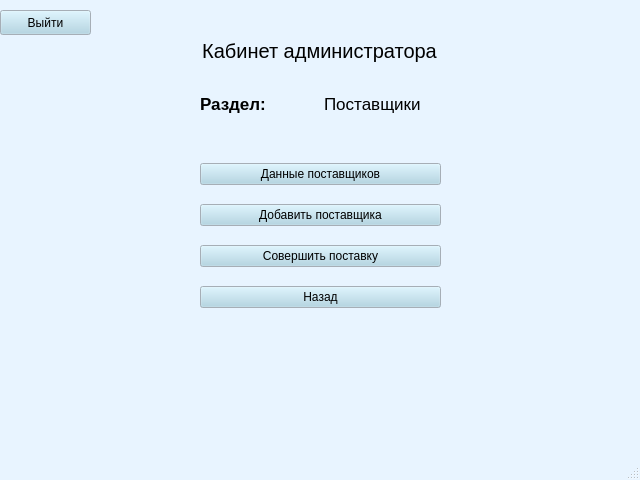
<?xml version="1.0" encoding="UTF-8"?>
<ui version="4.0">
 <class>MainWindow</class>
 <widget class="QMainWindow" name="MainWindow">
  <property name="geometry">
   <rect>
    <x>0</x>
    <y>0</y>
    <width>640</width>
    <height>480</height>
   </rect>
  </property>
  <property name="palette">
   <palette>
    <active>
     <colorrole role="WindowText">
      <brush brushstyle="SolidPattern">
       <color alpha="255">
        <red>0</red>
        <green>0</green>
        <blue>0</blue>
       </color>
      </brush>
     </colorrole>
     <colorrole role="Button">
      <brush brushstyle="SolidPattern">
       <color alpha="255">
        <red>169</red>
        <green>210</green>
        <blue>227</blue>
       </color>
      </brush>
     </colorrole>
     <colorrole role="Light">
      <brush brushstyle="SolidPattern">
       <color alpha="255">
        <red>255</red>
        <green>255</green>
        <blue>255</blue>
       </color>
      </brush>
     </colorrole>
     <colorrole role="Midlight">
      <brush brushstyle="SolidPattern">
       <color alpha="255">
        <red>238</red>
        <green>228</green>
        <blue>255</blue>
       </color>
      </brush>
     </colorrole>
     <colorrole role="Dark">
      <brush brushstyle="SolidPattern">
       <color alpha="255">
        <red>110</red>
        <green>101</green>
        <blue>127</blue>
       </color>
      </brush>
     </colorrole>
     <colorrole role="Mid">
      <brush brushstyle="SolidPattern">
       <color alpha="255">
        <red>147</red>
        <green>134</green>
        <blue>170</blue>
       </color>
      </brush>
     </colorrole>
     <colorrole role="Text">
      <brush brushstyle="SolidPattern">
       <color alpha="255">
        <red>0</red>
        <green>0</green>
        <blue>0</blue>
       </color>
      </brush>
     </colorrole>
     <colorrole role="BrightText">
      <brush brushstyle="SolidPattern">
       <color alpha="255">
        <red>255</red>
        <green>255</green>
        <blue>255</blue>
       </color>
      </brush>
     </colorrole>
     <colorrole role="ButtonText">
      <brush brushstyle="SolidPattern">
       <color alpha="255">
        <red>0</red>
        <green>0</green>
        <blue>0</blue>
       </color>
      </brush>
     </colorrole>
     <colorrole role="Base">
      <brush brushstyle="SolidPattern">
       <color alpha="255">
        <red>255</red>
        <green>255</green>
        <blue>255</blue>
       </color>
      </brush>
     </colorrole>
     <colorrole role="Window">
      <brush brushstyle="SolidPattern">
       <color alpha="255">
        <red>232</red>
        <green>244</green>
        <blue>255</blue>
       </color>
      </brush>
     </colorrole>
     <colorrole role="Shadow">
      <brush brushstyle="SolidPattern">
       <color alpha="255">
        <red>0</red>
        <green>0</green>
        <blue>0</blue>
       </color>
      </brush>
     </colorrole>
     <colorrole role="Highlight">
      <brush brushstyle="SolidPattern">
       <color alpha="255">
        <red>221</red>
        <green>202</green>
        <blue>255</blue>
       </color>
      </brush>
     </colorrole>
     <colorrole role="AlternateBase">
      <brush brushstyle="SolidPattern">
       <color alpha="255">
        <red>238</red>
        <green>228</green>
        <blue>255</blue>
       </color>
      </brush>
     </colorrole>
     <colorrole role="ToolTipBase">
      <brush brushstyle="SolidPattern">
       <color alpha="255">
        <red>255</red>
        <green>255</green>
        <blue>220</blue>
       </color>
      </brush>
     </colorrole>
     <colorrole role="ToolTipText">
      <brush brushstyle="SolidPattern">
       <color alpha="255">
        <red>0</red>
        <green>0</green>
        <blue>0</blue>
       </color>
      </brush>
     </colorrole>
     <colorrole role="PlaceholderText">
      <brush brushstyle="SolidPattern">
       <color alpha="128">
        <red>0</red>
        <green>0</green>
        <blue>0</blue>
       </color>
      </brush>
     </colorrole>
    </active>
    <inactive>
     <colorrole role="WindowText">
      <brush brushstyle="SolidPattern">
       <color alpha="255">
        <red>0</red>
        <green>0</green>
        <blue>0</blue>
       </color>
      </brush>
     </colorrole>
     <colorrole role="Button">
      <brush brushstyle="SolidPattern">
       <color alpha="255">
        <red>169</red>
        <green>210</green>
        <blue>227</blue>
       </color>
      </brush>
     </colorrole>
     <colorrole role="Light">
      <brush brushstyle="SolidPattern">
       <color alpha="255">
        <red>255</red>
        <green>255</green>
        <blue>255</blue>
       </color>
      </brush>
     </colorrole>
     <colorrole role="Midlight">
      <brush brushstyle="SolidPattern">
       <color alpha="255">
        <red>238</red>
        <green>228</green>
        <blue>255</blue>
       </color>
      </brush>
     </colorrole>
     <colorrole role="Dark">
      <brush brushstyle="SolidPattern">
       <color alpha="255">
        <red>110</red>
        <green>101</green>
        <blue>127</blue>
       </color>
      </brush>
     </colorrole>
     <colorrole role="Mid">
      <brush brushstyle="SolidPattern">
       <color alpha="255">
        <red>147</red>
        <green>134</green>
        <blue>170</blue>
       </color>
      </brush>
     </colorrole>
     <colorrole role="Text">
      <brush brushstyle="SolidPattern">
       <color alpha="255">
        <red>0</red>
        <green>0</green>
        <blue>0</blue>
       </color>
      </brush>
     </colorrole>
     <colorrole role="BrightText">
      <brush brushstyle="SolidPattern">
       <color alpha="255">
        <red>255</red>
        <green>255</green>
        <blue>255</blue>
       </color>
      </brush>
     </colorrole>
     <colorrole role="ButtonText">
      <brush brushstyle="SolidPattern">
       <color alpha="255">
        <red>0</red>
        <green>0</green>
        <blue>0</blue>
       </color>
      </brush>
     </colorrole>
     <colorrole role="Base">
      <brush brushstyle="SolidPattern">
       <color alpha="255">
        <red>255</red>
        <green>255</green>
        <blue>255</blue>
       </color>
      </brush>
     </colorrole>
     <colorrole role="Window">
      <brush brushstyle="SolidPattern">
       <color alpha="255">
        <red>232</red>
        <green>244</green>
        <blue>255</blue>
       </color>
      </brush>
     </colorrole>
     <colorrole role="Shadow">
      <brush brushstyle="SolidPattern">
       <color alpha="255">
        <red>0</red>
        <green>0</green>
        <blue>0</blue>
       </color>
      </brush>
     </colorrole>
     <colorrole role="Highlight">
      <brush brushstyle="SolidPattern">
       <color alpha="255">
        <red>221</red>
        <green>202</green>
        <blue>255</blue>
       </color>
      </brush>
     </colorrole>
     <colorrole role="AlternateBase">
      <brush brushstyle="SolidPattern">
       <color alpha="255">
        <red>238</red>
        <green>228</green>
        <blue>255</blue>
       </color>
      </brush>
     </colorrole>
     <colorrole role="ToolTipBase">
      <brush brushstyle="SolidPattern">
       <color alpha="255">
        <red>255</red>
        <green>255</green>
        <blue>220</blue>
       </color>
      </brush>
     </colorrole>
     <colorrole role="ToolTipText">
      <brush brushstyle="SolidPattern">
       <color alpha="255">
        <red>0</red>
        <green>0</green>
        <blue>0</blue>
       </color>
      </brush>
     </colorrole>
     <colorrole role="PlaceholderText">
      <brush brushstyle="SolidPattern">
       <color alpha="128">
        <red>0</red>
        <green>0</green>
        <blue>0</blue>
       </color>
      </brush>
     </colorrole>
    </inactive>
    <disabled>
     <colorrole role="WindowText">
      <brush brushstyle="SolidPattern">
       <color alpha="255">
        <red>110</red>
        <green>101</green>
        <blue>127</blue>
       </color>
      </brush>
     </colorrole>
     <colorrole role="Button">
      <brush brushstyle="SolidPattern">
       <color alpha="255">
        <red>169</red>
        <green>210</green>
        <blue>227</blue>
       </color>
      </brush>
     </colorrole>
     <colorrole role="Light">
      <brush brushstyle="SolidPattern">
       <color alpha="255">
        <red>255</red>
        <green>255</green>
        <blue>255</blue>
       </color>
      </brush>
     </colorrole>
     <colorrole role="Midlight">
      <brush brushstyle="SolidPattern">
       <color alpha="255">
        <red>238</red>
        <green>228</green>
        <blue>255</blue>
       </color>
      </brush>
     </colorrole>
     <colorrole role="Dark">
      <brush brushstyle="SolidPattern">
       <color alpha="255">
        <red>110</red>
        <green>101</green>
        <blue>127</blue>
       </color>
      </brush>
     </colorrole>
     <colorrole role="Mid">
      <brush brushstyle="SolidPattern">
       <color alpha="255">
        <red>147</red>
        <green>134</green>
        <blue>170</blue>
       </color>
      </brush>
     </colorrole>
     <colorrole role="Text">
      <brush brushstyle="SolidPattern">
       <color alpha="255">
        <red>110</red>
        <green>101</green>
        <blue>127</blue>
       </color>
      </brush>
     </colorrole>
     <colorrole role="BrightText">
      <brush brushstyle="SolidPattern">
       <color alpha="255">
        <red>255</red>
        <green>255</green>
        <blue>255</blue>
       </color>
      </brush>
     </colorrole>
     <colorrole role="ButtonText">
      <brush brushstyle="SolidPattern">
       <color alpha="255">
        <red>110</red>
        <green>101</green>
        <blue>127</blue>
       </color>
      </brush>
     </colorrole>
     <colorrole role="Base">
      <brush brushstyle="SolidPattern">
       <color alpha="255">
        <red>232</red>
        <green>244</green>
        <blue>255</blue>
       </color>
      </brush>
     </colorrole>
     <colorrole role="Window">
      <brush brushstyle="SolidPattern">
       <color alpha="255">
        <red>232</red>
        <green>244</green>
        <blue>255</blue>
       </color>
      </brush>
     </colorrole>
     <colorrole role="Shadow">
      <brush brushstyle="SolidPattern">
       <color alpha="255">
        <red>0</red>
        <green>0</green>
        <blue>0</blue>
       </color>
      </brush>
     </colorrole>
     <colorrole role="Highlight">
      <brush brushstyle="SolidPattern">
       <color alpha="255">
        <red>145</red>
        <green>145</green>
        <blue>145</blue>
       </color>
      </brush>
     </colorrole>
     <colorrole role="AlternateBase">
      <brush brushstyle="SolidPattern">
       <color alpha="255">
        <red>221</red>
        <green>202</green>
        <blue>255</blue>
       </color>
      </brush>
     </colorrole>
     <colorrole role="ToolTipBase">
      <brush brushstyle="SolidPattern">
       <color alpha="255">
        <red>255</red>
        <green>255</green>
        <blue>220</blue>
       </color>
      </brush>
     </colorrole>
     <colorrole role="ToolTipText">
      <brush brushstyle="SolidPattern">
       <color alpha="255">
        <red>0</red>
        <green>0</green>
        <blue>0</blue>
       </color>
      </brush>
     </colorrole>
     <colorrole role="PlaceholderText">
      <brush brushstyle="SolidPattern">
       <color alpha="128">
        <red>0</red>
        <green>0</green>
        <blue>0</blue>
       </color>
      </brush>
     </colorrole>
    </disabled>
   </palette>
  </property>
  <property name="windowTitle">
   <string>MainWindow</string>
  </property>
  <widget class="QWidget" name="centralwidget">
   <widget class="QWidget" name="gridLayoutWidget_2">
    <property name="geometry">
     <rect>
      <x>200</x>
      <y>150</y>
      <width>241</width>
      <height>171</height>
     </rect>
    </property>
    <layout class="QGridLayout" name="gridLayout_2">
     <property name="leftMargin">
      <number>0</number>
     </property>
     <property name="topMargin">
      <number>0</number>
     </property>
     <property name="bottomMargin">
      <number>0</number>
     </property>
     <property name="verticalSpacing">
      <number>6</number>
     </property>
     <item row="2" column="0">
      <widget class="QPushButton" name="add_supl">
       <property name="text">
        <string>Добавить поставщика</string>
       </property>
      </widget>
     </item>
     <item row="0" column="0">
      <widget class="QPushButton" name="supl_data">
       <property name="text">
        <string>Данные поставщиков</string>
       </property>
      </widget>
     </item>
     <item row="4" column="0">
      <widget class="QPushButton" name="back">
       <property name="text">
        <string>Назад</string>
       </property>
      </widget>
     </item>
     <item row="3" column="0">
      <widget class="QPushButton" name="add_supl_2">
       <property name="text">
        <string>Совершить поставку</string>
       </property>
      </widget>
     </item>
    </layout>
   </widget>
   <widget class="QLabel" name="label">
    <property name="geometry">
     <rect>
      <x>200</x>
      <y>20</y>
      <width>239</width>
      <height>62</height>
     </rect>
    </property>
    <property name="palette">
     <palette>
      <active>
       <colorrole role="Button">
        <brush brushstyle="SolidPattern">
         <color alpha="255">
          <red>173</red>
          <green>127</green>
          <blue>168</blue>
         </color>
        </brush>
       </colorrole>
      </active>
      <inactive>
       <colorrole role="Button">
        <brush brushstyle="SolidPattern">
         <color alpha="255">
          <red>173</red>
          <green>127</green>
          <blue>168</blue>
         </color>
        </brush>
       </colorrole>
      </inactive>
      <disabled>
       <colorrole role="Button">
        <brush brushstyle="SolidPattern">
         <color alpha="255">
          <red>173</red>
          <green>127</green>
          <blue>168</blue>
         </color>
        </brush>
       </colorrole>
      </disabled>
     </palette>
    </property>
    <property name="font">
     <font>
      <pointsize>15</pointsize>
      <italic>false</italic>
      <strikeout>false</strikeout>
      <kerning>true</kerning>
     </font>
    </property>
    <property name="text">
     <string>&lt;html&gt;&lt;head/&gt;&lt;body&gt;&lt;p align=&quot;center&quot;&gt;Кабинет администратора&lt;/p&gt;&lt;/body&gt;&lt;/html&gt;</string>
    </property>
   </widget>
   <widget class="QWidget" name="gridLayoutWidget_3">
    <property name="geometry">
     <rect>
      <x>200</x>
      <y>80</y>
      <width>241</width>
      <height>48</height>
     </rect>
    </property>
    <layout class="QGridLayout" name="gridLayout_3">
     <property name="leftMargin">
      <number>0</number>
     </property>
     <property name="topMargin">
      <number>0</number>
     </property>
     <property name="bottomMargin">
      <number>0</number>
     </property>
     <property name="verticalSpacing">
      <number>6</number>
     </property>
     <item row="0" column="1">
      <widget class="QLabel" name="label_2">
       <property name="palette">
        <palette>
         <active>
          <colorrole role="Button">
           <brush brushstyle="SolidPattern">
            <color alpha="255">
             <red>173</red>
             <green>127</green>
             <blue>168</blue>
            </color>
           </brush>
          </colorrole>
         </active>
         <inactive>
          <colorrole role="Button">
           <brush brushstyle="SolidPattern">
            <color alpha="255">
             <red>173</red>
             <green>127</green>
             <blue>168</blue>
            </color>
           </brush>
          </colorrole>
         </inactive>
         <disabled>
          <colorrole role="Button">
           <brush brushstyle="SolidPattern">
            <color alpha="255">
             <red>173</red>
             <green>127</green>
             <blue>168</blue>
            </color>
           </brush>
          </colorrole>
         </disabled>
        </palette>
       </property>
       <property name="font">
        <font>
         <pointsize>13</pointsize>
         <italic>false</italic>
         <strikeout>false</strikeout>
         <kerning>true</kerning>
        </font>
       </property>
       <property name="text">
        <string>&lt;html&gt;&lt;head/&gt;&lt;body&gt;&lt;p&gt;Поставщики&lt;/p&gt;&lt;/body&gt;&lt;/html&gt;</string>
       </property>
      </widget>
     </item>
     <item row="0" column="0">
      <widget class="QLabel" name="label_3">
       <property name="palette">
        <palette>
         <active>
          <colorrole role="Button">
           <brush brushstyle="SolidPattern">
            <color alpha="255">
             <red>173</red>
             <green>127</green>
             <blue>168</blue>
            </color>
           </brush>
          </colorrole>
         </active>
         <inactive>
          <colorrole role="Button">
           <brush brushstyle="SolidPattern">
            <color alpha="255">
             <red>173</red>
             <green>127</green>
             <blue>168</blue>
            </color>
           </brush>
          </colorrole>
         </inactive>
         <disabled>
          <colorrole role="Button">
           <brush brushstyle="SolidPattern">
            <color alpha="255">
             <red>173</red>
             <green>127</green>
             <blue>168</blue>
            </color>
           </brush>
          </colorrole>
         </disabled>
        </palette>
       </property>
       <property name="font">
        <font>
         <pointsize>13</pointsize>
         <italic>false</italic>
         <strikeout>false</strikeout>
         <kerning>true</kerning>
        </font>
       </property>
       <property name="text">
        <string>&lt;html&gt;&lt;head/&gt;&lt;body&gt;&lt;p&gt;&lt;span style=&quot; font-weight:600;&quot;&gt;Раздел: &lt;/span&gt;&lt;/p&gt;&lt;/body&gt;&lt;/html&gt;</string>
       </property>
      </widget>
     </item>
    </layout>
   </widget>
   <widget class="QPushButton" name="exit">
    <property name="geometry">
     <rect>
      <x>0</x>
      <y>10</y>
      <width>91</width>
      <height>25</height>
     </rect>
    </property>
    <property name="text">
     <string>Выйти</string>
    </property>
   </widget>
  </widget>
  <widget class="QMenuBar" name="menubar">
   <property name="geometry">
    <rect>
     <x>0</x>
     <y>0</y>
     <width>640</width>
     <height>22</height>
    </rect>
   </property>
  </widget>
  <widget class="QStatusBar" name="statusbar"/>
 </widget>
 <resources/>
 <connections/>
</ui>
